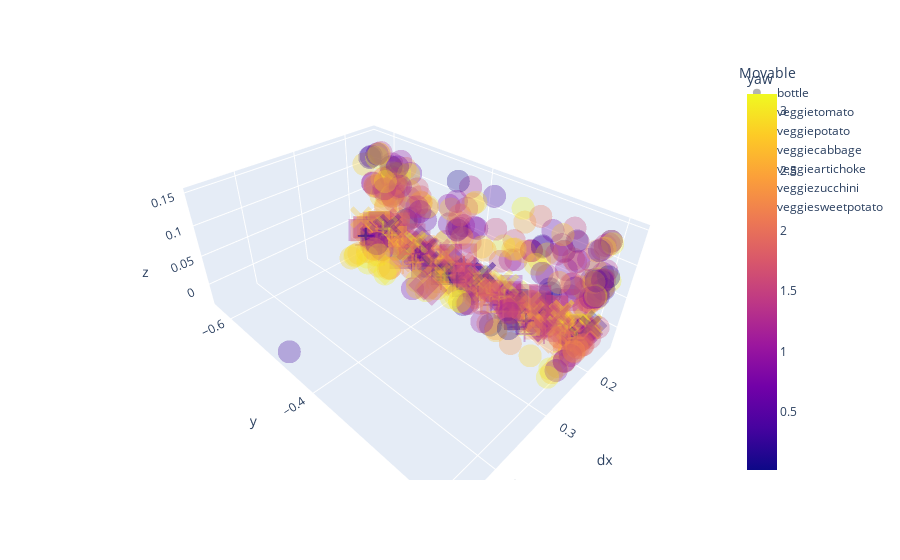

Here is the notebook cell this chart was saved with:
### Code cell
plot_samples(df, surface='CabinetTop/00001')
